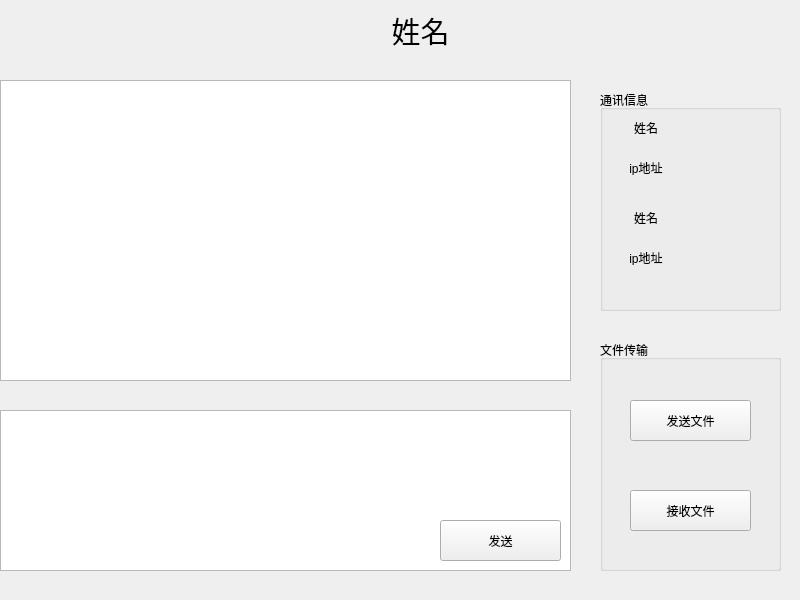
<?xml version="1.0" encoding="UTF-8"?>
<ui version="4.0">
 <class>chatform</class>
 <widget class="QMainWindow" name="chatform">
  <property name="geometry">
   <rect>
    <x>0</x>
    <y>0</y>
    <width>800</width>
    <height>600</height>
   </rect>
  </property>
  <property name="windowTitle">
   <string>MainWindow</string>
  </property>
  <widget class="QWidget" name="centralwidget">
   <widget class="QTextBrowser" name="chat_textBrowser">
    <property name="geometry">
     <rect>
      <x>0</x>
      <y>80</y>
      <width>571</width>
      <height>301</height>
     </rect>
    </property>
   </widget>
   <widget class="QLabel" name="name_label">
    <property name="geometry">
     <rect>
      <x>210</x>
      <y>10</y>
      <width>421</width>
      <height>41</height>
     </rect>
    </property>
    <property name="font">
     <font>
      <family>黑体</family>
      <pointsize>22</pointsize>
     </font>
    </property>
    <property name="text">
     <string>姓名</string>
    </property>
    <property name="alignment">
     <set>Qt::AlignCenter</set>
    </property>
   </widget>
   <widget class="QTextEdit" name="send_Edit">
    <property name="geometry">
     <rect>
      <x>0</x>
      <y>410</y>
      <width>571</width>
      <height>161</height>
     </rect>
    </property>
   </widget>
   <widget class="QPushButton" name="send_message_Button">
    <property name="geometry">
     <rect>
      <x>440</x>
      <y>520</y>
      <width>121</width>
      <height>41</height>
     </rect>
    </property>
    <property name="text">
     <string>发送</string>
    </property>
   </widget>
   <widget class="QGroupBox" name="groupBox">
    <property name="geometry">
     <rect>
      <x>600</x>
      <y>90</y>
      <width>181</width>
      <height>221</height>
     </rect>
    </property>
    <property name="title">
     <string>通讯信息</string>
    </property>
    <widget class="QLabel" name="friend_name_label">
     <property name="geometry">
      <rect>
       <x>10</x>
       <y>30</y>
       <width>72</width>
       <height>15</height>
      </rect>
     </property>
     <property name="text">
      <string>姓名</string>
     </property>
     <property name="alignment">
      <set>Qt::AlignCenter</set>
     </property>
    </widget>
    <widget class="QLabel" name="friend_ip_label">
     <property name="geometry">
      <rect>
       <x>10</x>
       <y>70</y>
       <width>72</width>
       <height>15</height>
      </rect>
     </property>
     <property name="text">
      <string>ip地址</string>
     </property>
     <property name="alignment">
      <set>Qt::AlignCenter</set>
     </property>
    </widget>
    <widget class="QLabel" name="user_name_label">
     <property name="geometry">
      <rect>
       <x>10</x>
       <y>120</y>
       <width>72</width>
       <height>15</height>
      </rect>
     </property>
     <property name="text">
      <string>姓名</string>
     </property>
     <property name="alignment">
      <set>Qt::AlignCenter</set>
     </property>
    </widget>
    <widget class="QLabel" name="user_ip_label">
     <property name="geometry">
      <rect>
       <x>10</x>
       <y>160</y>
       <width>72</width>
       <height>15</height>
      </rect>
     </property>
     <property name="text">
      <string>ip地址</string>
     </property>
     <property name="alignment">
      <set>Qt::AlignCenter</set>
     </property>
    </widget>
   </widget>
   <widget class="QGroupBox" name="groupBox_2">
    <property name="geometry">
     <rect>
      <x>600</x>
      <y>340</y>
      <width>181</width>
      <height>231</height>
     </rect>
    </property>
    <property name="title">
     <string>文件传输</string>
    </property>
    <widget class="QPushButton" name="rcv_file_Button">
     <property name="geometry">
      <rect>
       <x>30</x>
       <y>150</y>
       <width>121</width>
       <height>41</height>
      </rect>
     </property>
     <property name="text">
      <string>接收文件</string>
     </property>
    </widget>
    <widget class="QPushButton" name="send_file_Button">
     <property name="geometry">
      <rect>
       <x>30</x>
       <y>60</y>
       <width>121</width>
       <height>41</height>
      </rect>
     </property>
     <property name="text">
      <string>发送文件</string>
     </property>
    </widget>
   </widget>
  </widget>
 </widget>
 <resources/>
 <connections/>
</ui>
